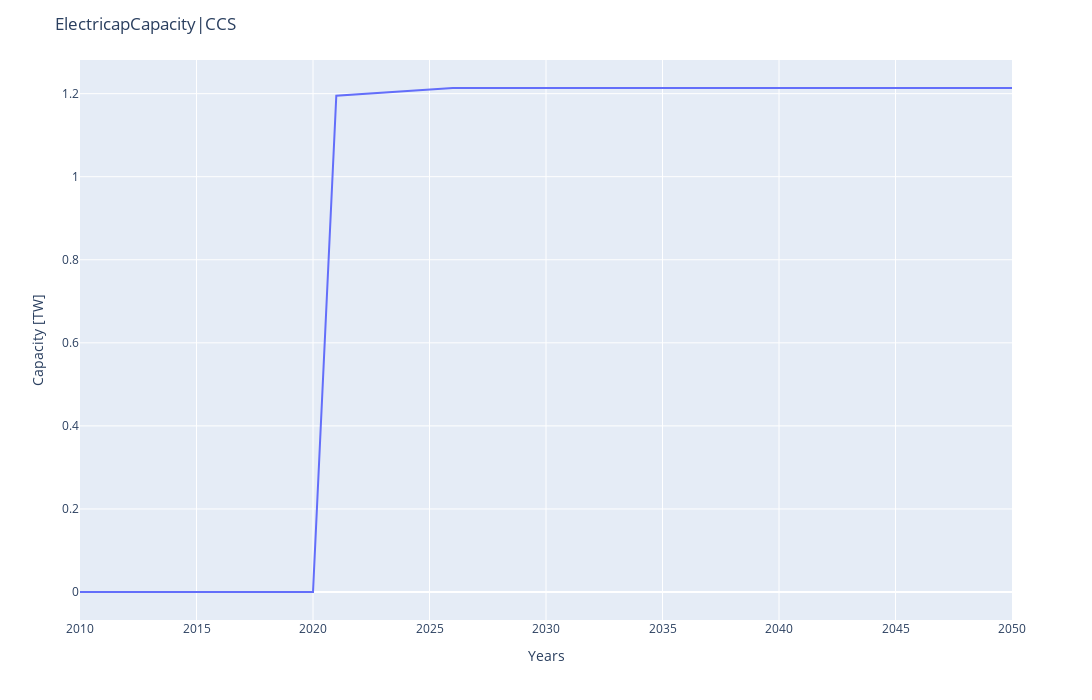

Notebook code for this chart:
### Code cell
## CCS technologies - penetration
#CCS = CCS_ElcCap
#print(CCS_ElcCap)
fig_7 = px.line(CCS_ElcCap, x=CCS_ElcCap.index, y=CCS_ElcCap, height=700, width=1400)
fig_7.update_layout(
    title="ElectricapCapacity|CCS",
    xaxis_title="Years",
    yaxis_title="Capacity [TW]", showlegend=False)
fig_7.update_traces(hovertemplate='Year: %{x} <br>Emissions: %{y}')
fig_7.show()

# run_selection = CCS #.iloc[:, run:(run+1)]
# fig_r = px.line(run_selection, x=run_selection.index, y=run_selection.columns)
# fig_r.update_layout(
#     title="ElectricapCapacity|CCS",
#     xaxis_title="Years",
#     yaxis_title="Capacity [TW]", showlegend=False)
# fig_r.update_traces(hovertemplate='Year: %{x} <br>Emissions: %{y}')
# fig_r.show()

### Figure 1 — Plotly figure (JSON) as saved in the notebook; plotly's stock layout.template omitted (floating-point values rounded to 4 significant figures)
{"data": [{"hovertemplate": "Year: %{x} <br>Emissions: %{y}", "legendgroup": "", "line": {"color": "#636efa", "dash": "solid"}, "marker": {"symbol": "circle"}, "mode": "lines", "name": "", "orientation": "v", "showlegend": false, "type": "scatter", "x": [2010, 2011, 2012, 2013, 2014, 2015, 2016, 2017, 2018, 2019, 2020, 2021, 2022, 2023, 2024, 2025, 2026, 2027, 2028, 2029, 2030, 2031, 2032, 2033, 2034, 2035, 2036, 2037, 2038, 2039, 2040, 2041, 2042, 2043, 2044, 2045, 2046, 2047, 2048, 2049, 2050], "xaxis": "x", "y": [0, 0, 0, 0, 0, 0, 0, 0, 0, 0, 0, 1.195, 1.198, 1.202, 1.206, 1.209, 1.214, 1.214, 1.214, 1.214, 1.214, 1.214, 1.214, 1.214, 1.214, 1.214, 1.214, 1.214, 1.214, 1.214, 1.214, 1.214, 1.214, 1.214, 1.214, 1.214, 1.214, 1.214, 1.214, 1.214, 1.214], "yaxis": "y"}], "layout": {"height": 700, "legend": {"tracegroupgap": 0}, "margin": {"t": 60}, "showlegend": false, "title": {"text": "ElectricapCapacity|CCS"}, "width": 1400, "xaxis": {"anchor": "y", "domain": [0, 1], "title": {"text": "Years"}}, "yaxis": {"anchor": "x", "domain": [0, 1], "title": {"text": "Capacity [TW]"}}}}
